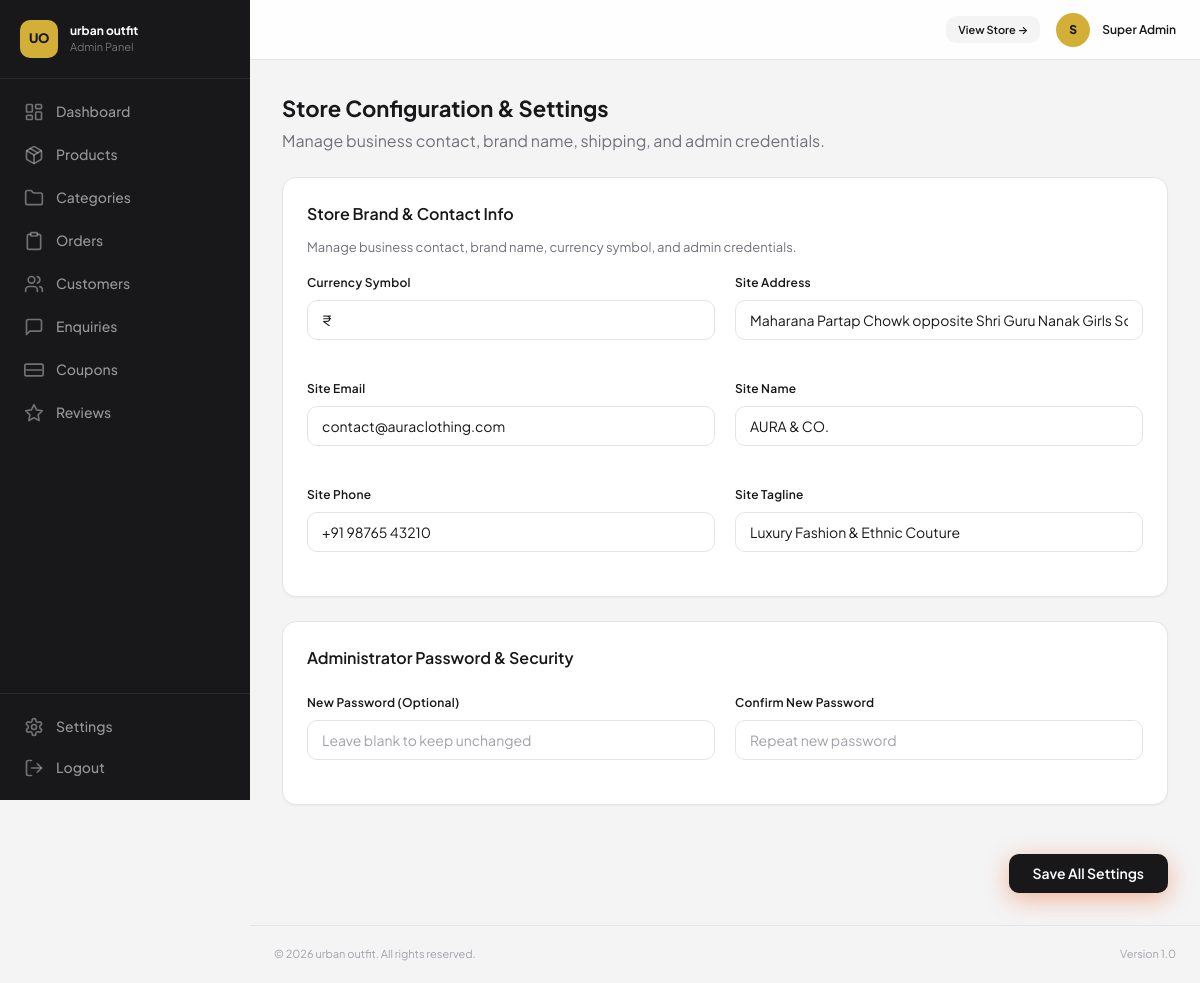
Page /admin/settings/index.php (signed in) on the earlier database version.
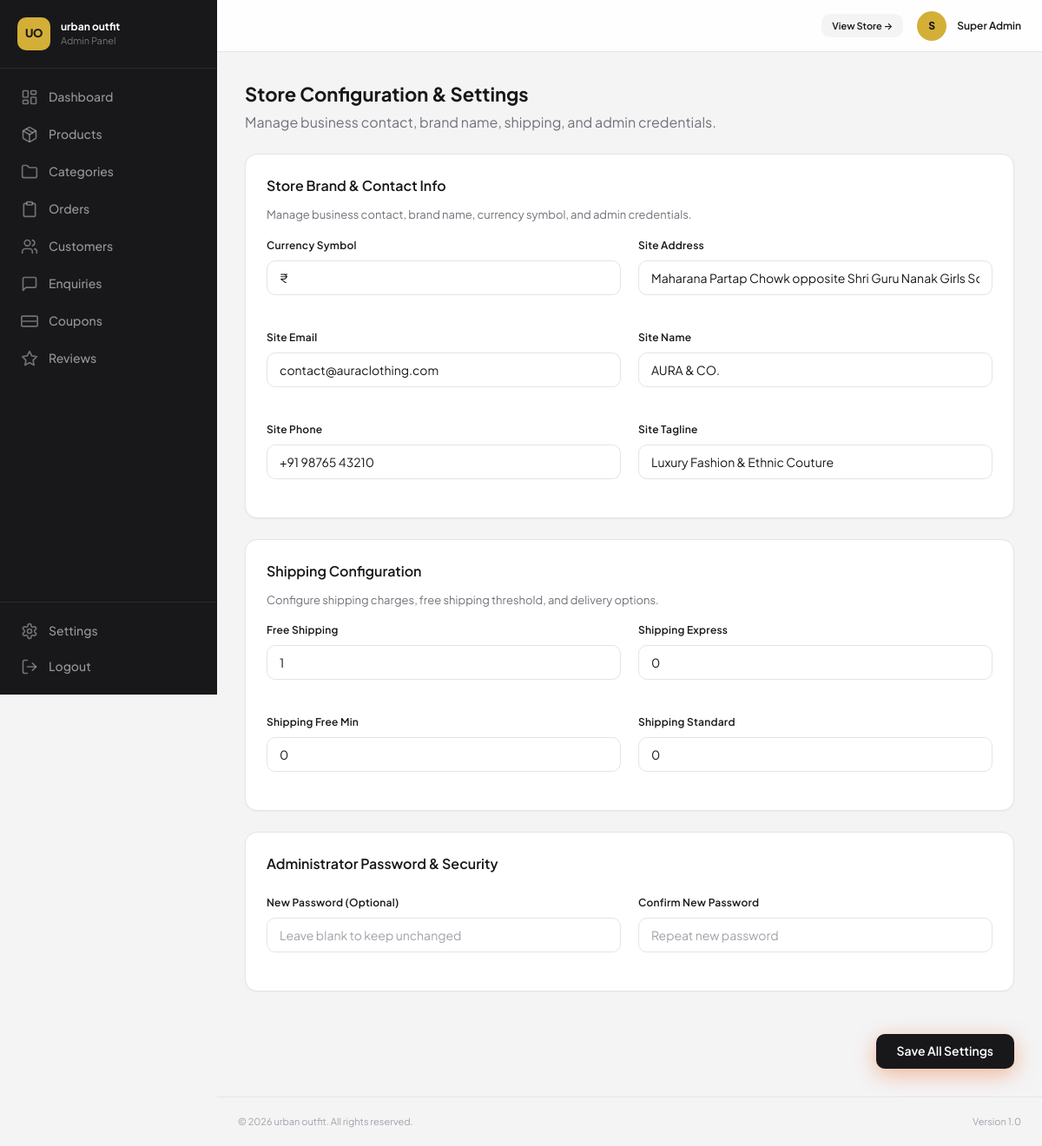
Same page on the later database version.
### tables this page shows
CREATE TABLE IF NOT EXISTS settings (
  id INT UNSIGNED AUTO_INCREMENT PRIMARY KEY,
  `key` VARCHAR(100) UNIQUE NOT NULL,
  value TEXT NULL,
  type ENUM('text', 'textarea', 'number', 'email', 'url', 'image') DEFAULT 'text',
  group_name VARCHAR(100) DEFAULT 'general',
  created_at DATETIME DEFAULT CURRENT_TIMESTAMP,
  updated_at DATETIME DEFAULT CURRENT_TIMESTAMP ON UPDATE CURRENT_TIMESTAMP
);

### config/database.php (called while the page is built, shortened)
<?php
$dbHost = $_ENV['DB_HOST'] ?? '127.0.0.1';
$dbName = $_ENV['DB_NAME'] ?? 'cloths';
$dbUser = $_ENV['DB_USER'] ?? 'root';
$dbPass = $_ENV['DB_PASS'] ?? '';
$conn = @new mysqli($dbHost, $dbUser, $dbPass);
if ($conn && !$conn->connect_error) {
  $mysqli = new mysqli($dbHost, $dbUser, $dbPass, $dbName);
  $mysqli->set_charset('utf8mb4');
  $checkTable = $mysqli->query("SHOW TABLES LIKE 'products'");
  if ($checkTable && $checkTable->num_rows === 0) {
    $schemaFile = BASE_PATH . '/database/schema.sql';
    if (file_exists($schemaFile)) {
      $sql = file_get_contents($schemaFile);
      $mysqli->multi_query($sql);
      while ($mysqli->more_results() && $mysqli->next_result()) {;}
    }
  } else {
    $checkPsid = $mysqli->query("SHOW COLUMNS FROM orders LIKE 'payment_session_id'");
    if ($checkPsid && $checkPsid->num_rows === 0) {
      $mysqli->query("ALTER TABLE orders ADD COLUMN payment_session_id VARCHAR(255) NULL AFTER payment_method");
    }
    $checkWishlists = $mysqli->query("SHOW TABLES LIKE 'wishlists'");
    if ($checkWishlists && $checkWishlists->num_rows > 0) {
      $checkFk = $mysqli->query("SHOW CREATE TABLE wishlists");
      if ($checkFk) {
        $createSql = $checkFk->fetch_assoc()['Create Table'] ?? '';
        if (strpos($createSql, 'FOREIGN KEY') !== false) {
          $mysqli->query("DROP TABLE wishlists");
        }
      }
    }
    $checkMegaMenu = $mysqli->query("SHOW TABLES LIKE 'mega_menu_items'");
    if ($checkMegaMenu && $checkMegaMenu->num_rows === 0) {
      $mysqli->query("CREATE TABLE IF NOT EXISTS mega_menu_items (
        id INT UNSIGNED AUTO_INCREMENT PRIMARY KEY,
        department ENUM('men', 'women', 'kids', 'explore') NOT NULL,
        name VARCHAR(150) NOT NULL,
        slug VARCHAR(150) NOT NULL,
        url VARCHAR(500) NULL,
        image VARCHAR(500) NULL,
        sort_order INT DEFAULT 0,
        is_active TINYINT(1) DEFAULT 1,
        is_sale TINYINT(1) DEFAULT 0,
        created_at DATETIME DEFAULT CURRENT_TIMESTAMP,
        updated_at DATETIME DEFAULT CURRENT_TIMESTAMP ON UPDATE CURRENT_TIMESTAMP
      ) ENGINE=InnoDB DEFAULT CHARSET=utf8mb4 COLLATE=utf8mb4_unicode_ci");
      $mysqli->query("INSERT INTO mega_menu_items (department, name, slug, url, sort_order, is_active, is_sale) VALUES
        ('men', 'Oversized Drop Tees', 'oversized-tees', NULL, 1, 1, 0),
        ('men', 'Streetwear', 'streetwear', NULL, 2, 1, 0),
        ('men', 'Ethnic Fusion Kurtas', 'kurtas', NULL, 3, 1, 0),
        ('men', 'Resort Co-Ords', 'co-ords', NULL, 4, 1, 0),
        ('men', 'Shirts', 'shirts', NULL, 5, 1, 0),
        ('men', 'Bottoms', 'bottoms', NULL, 6, 1, 0),
        ('women', 'Chikankari Edit', 'chikankari', NULL, 1, 1, 0),
        ('women', 'Dresses & Co-Ords', 'dresses', NULL, 2, 1, 0),
        ('women', 'Kurtis & Sets', 'kurtis', NULL, 3, 1, 0),
        ('women', 'Streetwear', 'streetwear', NULL, 4, 1, 0),
        ('women', 'Linen Collection', 'linen', NULL, 5, 1, 0),
        ('women', 'Bottoms', 'bottoms', NULL, 6, 1, 0),
        ('kids', 'Boys', 'boys', NULL, 1, 1, 0),
        ('kids', 'Girls', 'girls', NULL, 2, 1, 0),
        ('kids', 'Ethnic Wear', 'ethnic', NULL, 3, 1, 0),
        ('kids', 'Matching Co-Ords', 'co-ords', NULL, 4, 1, 0),
        ('explore', 'New Arrivals', 'new-arrivals', NULL, 1, 1, 0),
        ('explore', 'Bestsellers', 'bestsellers', NULL, 2, 1, 0),
        ('explore', 'Heritage Fusion', 'ethnic-fusion', NULL, 3, 1, 0),
        ('explore', 'Sale', 'sale', NULL, 4, 1, 1)
      ");
    }
  }
} else {
  $mysqli = null;
}
function adminUrl($path = '') {
  return ADMIN_URL . ($path ? '/' . ltrim($path, '/') : '');
}
function siteUrl($path = '') {
  return BASE_URL . ($path ? '/' . ltrim($path, '/') : '');
}
function isAdminLoggedIn() {
  return isset($_SESSION['admin_id']) && !empty($_SESSION['admin_id']);
}
function getAdmin() {
  global $mysqli;
  $stmt = $mysqli->prepare('SELECT id, name, email, role, avatar, is_active FROM admins WHERE id = ?');
  $stmt->bind_param('i', $_SESSION['admin_id']);
  $stmt->execute();
  return $stmt->get_result()->fetch_assoc();
}
function sanitize($string) {
  return htmlspecialchars(trim((string)$string), ENT_QUOTES, 'UTF-8');
}

### admin/settings/index.php (the view, shortened to what this page needs)
<?php
require_once dirname(__DIR__, 2) . '/config/database.php';
$settings = $mysqli->query('SELECT * FROM settings ORDER BY group_name, `key`')->fetch_all(MYSQLI_ASSOC);
$settingsByGroup = [];
foreach ($settings as $setting) {
  $settingsByGroup[$setting['group_name']][] = $setting;
}
include dirname(__DIR__) . '/includes/header.php';
$groupLabels = [
  'general' => 'Store Brand & Contact Info',
  'shipping' => 'Shipping Configuration',
  'payment' => 'Payment Settings',
];
$groupDescriptions = [
  'general' => 'Manage business contact, brand name, currency symbol, and admin credentials.',
  'shipping' => 'Configure shipping charges, free shipping threshold, and delivery options.',
  'payment' => 'Manage payment gateway settings.',
];
?>
<div class="admin-content">
  <div class="admin-page-header">
    <div>
      <h1>Store Configuration &amp; Settings</h1>
      <p style="color: var(--color-text-secondary); margin-top: 4px;">
        Manage business contact, brand name, shipping, and admin credentials.
      </p>
    </div>
  </div>
  <form method="POST" action="">
    <?php foreach ($settingsByGroup as $groupName => $groupSettings): ?>
      <div class="admin-card" style="margin-bottom: var(--space-6); padding: var(--space-6);">
        <h2 style="font-size: 16px; font-weight: 600; margin-bottom: 4px; border-bottom: 1px solid var(--color-bg-elevated); padding-bottom: 8px;">
          <?= $groupLabels[$groupName] ?? ucwords(str_replace('_', ' ', $groupName)) ?>
        </h2>
        <p style="font-size: 13px; color: var(--color-text-secondary); margin-bottom: 16px;">
          <?= $groupDescriptions[$groupName] ?? '' ?>
        </p>
        <div class="form-grid">
          <?php foreach ($groupSettings as $setting): ?>
            <div class="form-group">
              <label><?= ucwords(str_replace('_', ' ', $setting['key'])) ?></label>
              <?php if ($setting['type'] === 'number'): ?>
                <input type="number" step="0.01" min="0" name="settings[<?= $setting['key'] ?>]" value="<?= sanitize($setting['value']) ?>">
              <?php elseif ($setting['type'] === 'email'): ?>
                <input type="email" name="settings[<?= $setting['key'] ?>]" value="<?= sanitize($setting['value']) ?>">
              <?php elseif ($setting['type'] === 'textarea'): ?>
                <textarea name="settings[<?= $setting['key'] ?>]" rows="3"><?= sanitize($setting['value']) ?></textarea>
              <?php else: ?>
                <input type="text" name="settings[<?= $setting['key'] ?>]" value="<?= sanitize($setting['value']) ?>">
              <?php endif; ?>
            </div>
          <?php endforeach; ?>
        </div>
      </div>
    <?php endforeach; ?>
    <div class="admin-card" style="margin-bottom: var(--space-6); padding: var(--space-6);">
      <h2 style="font-size: 16px; font-weight: 600; margin-bottom: 16px; border-bottom: 1px solid var(--color-bg-elevated); padding-bottom: 8px;">
        Administrator Password &amp; Security
      </h2>
      <div class="form-grid">
        <div class="form-group">
          <label>New Password (Optional)</label>
          <input type="password" name="new_password" placeholder="Leave blank to keep unchanged">
        </div>
        <div class="form-group">
          <label>Confirm New Password</label>
          <input type="password" name="confirm_password" placeholder="Repeat new password">
        </div>
      </div>
    </div>
    <div class="form-actions" style="display: flex; justify-content: flex-end;">
      <button type="submit" class="btn btn-primary" style="padding: 10px 24px;">Save All Settings</button>
    </div>
  </form>
</div>
<?php include dirname(__DIR__) . '/includes/footer.php'; ?>

### admin/includes/header.php (shortened to what this page needs)
<?php
require_once dirname(__DIR__, 2) . '/config/database.php';
$admin = getAdmin();
?>
<!DOCTYPE html>
<html lang="en">
<head>
  <link rel="stylesheet" href="<?= siteUrl('css/style.css?v=' . time()) ?>">
  <link rel="stylesheet" href="<?= siteUrl('css/admin.css?v=' . time()) ?>">
</head>
<body class="<?= $bodyClass ?? '' ?>">
  <aside class="admin-sidebar" id="adminSidebar">
    <div class="sidebar-header">
      <a href="<?= adminUrl('index.php') ?>" class="sidebar-logo">UO</a>
      <span class="sidebar-brand">urban outfit<br><small>Admin Panel</small></span>
    </div>
    <nav class="sidebar-nav">
      <a href="<?= adminUrl('index.php') ?>" class="<?= basename($_SERVER['PHP_SELF']) === 'index.php' && !str_contains($_SERVER['PHP_SELF'], 'products') && !str_contains($_SERVER['PHP_SELF'], 'categories') && !str_contains($_SERVER['PHP_SELF'], 'orders') && !str_contains($_SERVER['PHP_SELF'], 'customers') && !str_contains($_SERVER['PHP_SELF'], 'enquiries') && !str_contains($_SERVER['PHP_SELF'], 'coupons') && !str_contains($_SERVER['PHP_SELF'], 'reviews') && !str_contains($_SERVER['PHP_SELF'], 'settings') ? 'active' : '' ?>">
        Dashboard
      </a>
      <a href="<?= adminUrl('products/') ?>" class="<?= str_contains($_SERVER['PHP_SELF'], '/products') ? 'active' : '' ?>">
        Products
      </a>
      <a href="<?= adminUrl('categories/') ?>" class="<?= str_contains($_SERVER['PHP_SELF'], '/categories') ? 'active' : '' ?>">
        <svg width="20" height="20" viewBox="0 0 24 24" fill="none" stroke="currentColor" stroke-width="2" stroke-linecap="round" stroke-linejoin="round"><path d="M4 20h16a2 2 0 0 0 2-2V8a2 2 0 0 0-2-2h-7.93a2 2 0 0 1-1.66-.9l-.82-1.2A2 2 0 0 0 7.93 3H4a2 2 0 0 0-2 2v13c0 1.1.9 2 2 2Z"/></svg>
        Categories
      </a>
      <a href="<?= adminUrl('orders/') ?>" class="<?= str_contains($_SERVER['PHP_SELF'], '/orders') ? 'active' : '' ?>">
        <svg width="20" height="20" viewBox="0 0 24 24" fill="none" stroke="currentColor" stroke-width="2" stroke-linecap="round" stroke-linejoin="round"><path d="M16 4h2a2 2 0 0 1 2 2v14a2 2 0 0 1-2 2H6a2 2 0 0 1-2-2V6a2 2 0 0 1 2-2h2"/><rect width="8" height="4" x="8" y="2" rx="1" ry="1"/></svg>
        Orders
      </a>
      <a href="<?= adminUrl('customers/') ?>" class="<?= str_contains($_SERVER['PHP_SELF'], '/customers') ? 'active' : '' ?>">
        <svg width="20" height="20" viewBox="0 0 24 24" fill="none" stroke="currentColor" stroke-width="2" stroke-linecap="round" stroke-linejoin="round"><path d="M16 21v-2a4 4 0 0 0-4-4H6a4 4 0 0 0-4 4v2"/><circle cx="9" cy="7" r="4"/><path d="M22 21v-2a4 4 0 0 0-3-3.87"/><path d="M16 3.13a4 4 0 0 1 0 7.75"/></svg>
        Customers
      </a>
      <a href="<?= adminUrl('enquiries/') ?>" class="<?= str_contains($_SERVER['PHP_SELF'], '/enquiries') ? 'active' : '' ?>">
        <svg width="20" height="20" viewBox="0 0 24 24" fill="none" stroke="currentColor" stroke-width="2" stroke-linecap="round" stroke-linejoin="round"><path d="M21 15a2 2 0 0 1-2 2H7l-4 4V5a2 2 0 0 1 2-2h14a2 2 0 0 1 2 2z"/></svg>
        Enquiries
      </a>
      <a href="<?= adminUrl('coupons/') ?>" class="<?= str_contains($_SERVER['PHP_SELF'], '/coupons') ? 'active' : '' ?>">
        <svg width="20" height="20" viewBox="0 0 24 24" fill="none" stroke="currentColor" stroke-width="2" stroke-linecap="round" stroke-linejoin="round"><path d="M21 5H3a2 2 0 0 0-2 2v10a2 2 0 0 0 2 2h18a2 2 0 0 0 2-2V7a2 2 0 0 0-2-2Z"/><path d="M21 12H3"/></svg>
        Coupons
      </a>
      <a href="<?= adminUrl('reviews/') ?>" class="<?= str_contains($_SERVER['PHP_SELF'], '/reviews') ? 'active' : '' ?>">
        <svg width="20" height="20" viewBox="0 0 24 24" fill="none" stroke="currentColor" stroke-width="2" stroke-linecap="round" stroke-linejoin="round"><polygon points="12 2 15.09 8.26 22 9.27 17 14.14 18.18 21.02 12 17.77 5.82 21.02 7 14.14 2 9.27 8.91 8.26 12 2"/></svg>
        Reviews
      </a>
    </nav>
    <div class="sidebar-footer">
      <a href="<?= adminUrl('settings/') ?>" class="<?= str_contains($_SERVER['PHP_SELF'], '/settings') ? 'active' : '' ?>">
        Settings
      </a>
      <a href="<?= adminUrl('logout.php') ?>">
        <svg width="20" height="20" viewBox="0 0 24 24" fill="none" stroke="currentColor" stroke-width="2" stroke-linecap="round" stroke-linejoin="round"><path d="M9 21H5a2 2 0 0 1-2-2V5a2 2 0 0 1 2-2h4"/><polyline points="16 17 21 12 16 7"/><line x1="21" x2="9" y1="12" y2="12"/></svg>
        Logout
      </a>
    </div>
  </aside>
  <div class="admin-main">
    <header class="admin-topbar">
      <div class="admin-topbar-right">
        <a href="<?= siteUrl('index.php') ?>" target="_blank" class="btn btn-secondary btn-sm">View Store &rarr;</a>
        <div class="admin-user">
          <div class="admin-avatar"><?= $admin ? strtoupper(substr($admin['name'], 0, 1)) : 'A' ?></div>
          <span><?= $admin ? sanitize($admin['name']) : 'Admin' ?></span>
        </div>
      </div>
    </header>

### admin/includes/footer.php (shortened to what this page needs)
  <footer class="admin-footer">
    <span>&copy; <?= date('Y') ?> urban outfit. All rights reserved.</span>
    <span>Version 1.0</span>
  </footer>
</div>
</body>
</html>

Differences in the rows shown:
added settings: key "Free Shipping", value "1", shown under "Shipping Configuration"
added settings: key "Shipping Express", value "0", shown under "Shipping Configuration"
added settings: key "Shipping Free Min", value "0", shown under "Shipping Configuration"
added settings: key "Shipping Standard", value "0", shown under "Shipping Configuration"
Other differences:
new list line: "Shipping Configuration Configure shipping charges, free shipping threshold, and delivery options."
